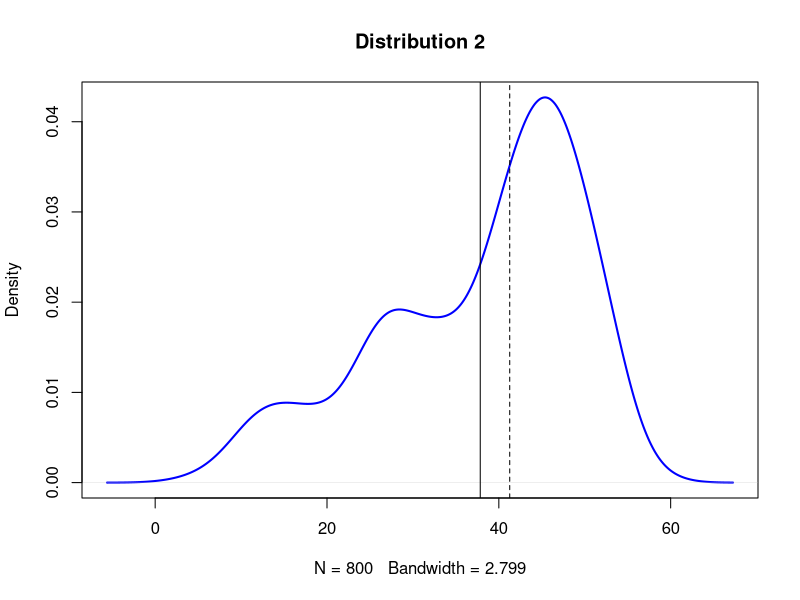
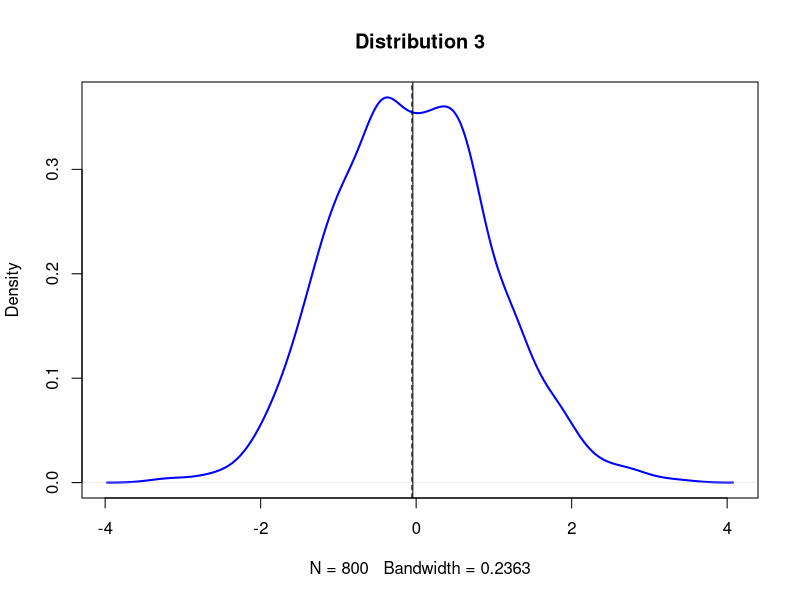
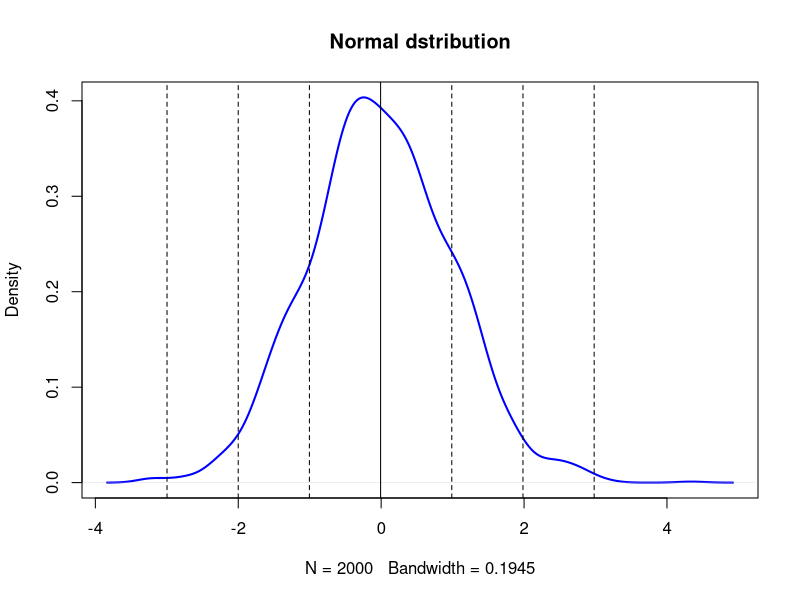

These charts were generated, in order, by the following R code:
## ---- chunk 1
knitr::opts_chunk$set(echo = TRUE)
## ---- chunk 2
d1 <- rnorm(n=500, mean=45, sd=5)
d2 <- rnorm(n=200, mean=30, sd=5)
d3 <- rnorm(n=100, mean=15, sd=5)
d123 <- c(d1, d2, d3) # combine them into a single list

plot(density(d123), col="blue", lwd=2, main = "Distribution 2") # plot the density function

# Add vertical lines showing mean and median
abline(v=median(d123),lty = "dashed")
abline(v=mean(d123))
## ---- chunk 3
d4 <- rnorm(n=800) 
plot(density(d4),col = "blue",lwd = 2,main = "Distribution 3")
abline(v = median(d4),lty = "dashed")
abline(v = mean(d4))
## ---- chunk 4
rdata <- rnorm(2000,mean = 0,sd = 1)
plot(density(rdata),col= "blue",lwd = 2,main = "Normal dstribution")
abline(v = mean(rdata),lty = "solid")

coeff <- c(-3,-2,-1,1,2,3)
for(i in 1:6)
  abline(v = mean(rdata)-coeff[i]*sd(rdata),lty = "dashed") 
# draw the line on the point which is 1,2,3 s.d from mean.
## ---- chunk 5
qt <- quantile(rdata) # find the quantile of rdata
data_b <- c()
qt[2:4]
for(i in 2:4)
  data_b[i-1] <- qt[i] # extract the value of 1st ~ 3rd quantile to the data_b list
  data_b[i-1] <- (data_b[i-1] - mean(rdata))/sd(rdata) # calculate how many sd away from mean
data_b
## ---- chunk 6
random_dataset <- rnorm(2000,mean = 35 , sd = 3.5)
qt_c <- quantile(random_dataset)
data_c <- c()
data_c[1] <- qt_c[2];data_c[2] <- qt_c[4] # extract the value of 1st and 3rd quantile to the data_c list
for(i in 1:2)
  data_c[i] <- (data_c[i]-mean(random_dataset))/sd(random_dataset) # calculate how many sd away from mean
data_c
## ---- chunk 7
qt_d <- quantile(d123)
data_d <- c()
data_d[1] <- qt_d[2];data_d[2] <- qt_d[4] # extract the value of 1st and 3rd quantile to the data_d list
for(i in 1:2)
  data_d[i] <- (data_d[i]-mean(d123))/sd(d123) # calculate how many sd away from mean
data_d
## ---- chunk 8
rand_data <- rnorm(800,mean = 20,sd = 5)
#(i) k = ceiling(log2n)+1
sturges_k <- ceiling(log2(800))+1
h1 <- (max(rand_data)-min(rand_data))/sturges_k
h1

#(ii) k = Scott's normal  reference rule
h2 <- (3.49*sd(rand_data))/(800^(1/3))
h2

#(iii) Freedman-Diaconis' choice
h3 <- 2*IQR(rand_data)/(800^(1/3))
h3
## ---- chunk 9
#(c)
out_data <- c(rand_data, runif(10,min = 40,max = 60))
#(i) k = ceiling(log2n)+1
sturges_k <- ceiling(log2(800))+1
h1 <- (max(out_data)-min(out_data))/sturges_k
h1

#(ii) k = Scott's normal  reference rule
h2 <- (3.49*sd(out_data))/(800^(1/3))
h2

#(iii) Freedman-Diaconis' choice
h3 <- 2*IQR(out_data)/(800^(1/3))
h3
